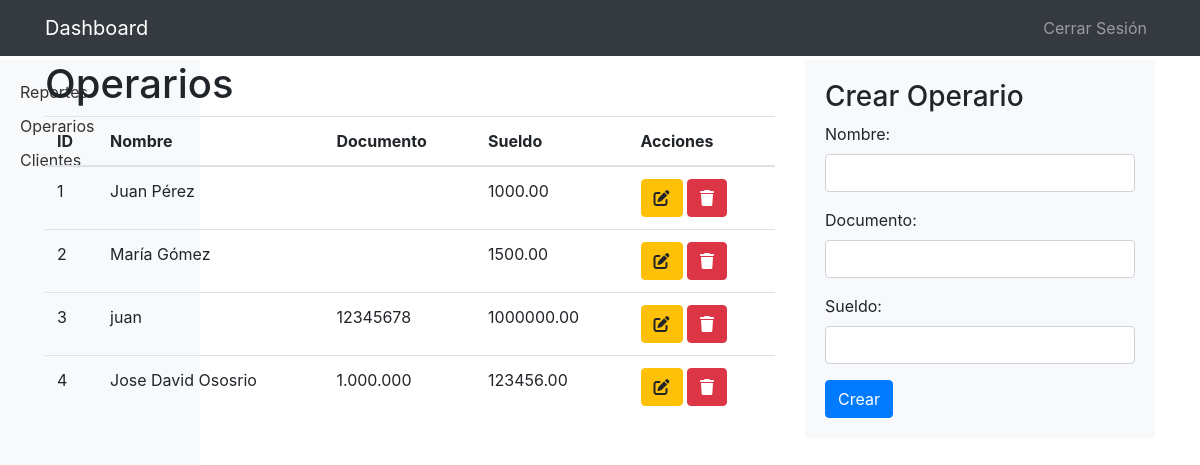
The page /views/panel_admin_operario.php (signed in) on the database its author committed.
### tables this page shows
CREATE TABLE `operarios` (
  `id_operario` int(11) NOT NULL,
  `nombre` varchar(50) NOT NULL,
  `salario` decimal(10,2) DEFAULT NULL,
  `documento` varchar(50) NOT NULL
);

### views/panel_admin_operario.php (the view, shortened to what this page needs)
<!DOCTYPE html>
<html>
<head>
    <link rel="stylesheet" href="https://stackpath.bootstrapcdn.com/bootstrap/4.5.2/css/bootstrap.min.css">
</head>
<body>
    <nav class="navbar navbar-expand-lg navbar-dark bg-dark">
        <div class="container">
            <a class="navbar-brand" href="#">Dashboard</a>
            <div class="collapse navbar-collapse" id="navbarNav">
                <ul class="navbar-nav ml-auto">
                    <li class="nav-item">
                    <a class="nav-link" href="../controller/logout.php">Cerrar Sesión</a>
                    </li>
                </ul>
            </div>
        </div>
    </nav>
    <div class="sidebar">
    <ul>
            <li>
                <a href="panel_admin_reporte.php">Reportes</a>
            </li>
            <li>
                <a href="panel_admin_operario.php">Operarios</a>
            </li>
            <li>
                <a href="panel_admin_cliente.php">Clientes</a>
            </li>
        </ul>
    </div>
    <div class="container">
        <div class="row">
            <div class="col-md-8">
                <h1>Operarios</h1>
                <table class="table">
                    <thead>
                        <tr>
                            <th>ID</th>
                            <th>Nombre</th>
                            <th>Documento</th>
                            <th>Sueldo</th>
                            <th>Acciones</th>
                        </tr>
                    </thead>
                    <tbody>
                    <?php
        include "../model/conexion.php";
        $sql=$conn->query("SELECT * FROM `operarios`");
        while($datos=$sql->fetch_object()){
        ?>
                    <tr>
                        <td><?= $datos->id_operario ?></td>
                        <td><?= $datos->nombre ?></td>
                        <td><?= $datos->documento ?></td>
                        <td><?= $datos->salario ?></td>
                        <td>
                        <a href="form_edit_op.php ?id=<?= $datos->id_operario?>" class="btn btn-small btn-warning" ><i class="fa-solid fa-pen-to-square"></i></a>
                    <a href="../controller/operators/delete_op.php ?id=<?= $datos->id_operario?>" class="btn btn-small btn-danger">
                            <i class="fa-solid fa-trash"></i>
                        </a>
        </td>
                        </tr>
                        <?php
}
    ?>
                </tbody>
                </table>
            </div>
            <div class="col-md-4">
                <div class="form-container">
                    <h3>Crear Operario</h3>
                    <form action="/reportes/controller/operators/add_op.php" method="post">
                        <div class="form-group">
                            <label for="nombre">Nombre:</label>
                            <input type="text" class="form-control" id="nombre" name="nombre">
            </div>
                <div class="form-group">
                    <label for="documento">Documento:</label>
                         <input type="text" class="form-control" id="documento" name="documento">
                 </div>
                <div class="form-group">
                    <label for="sueldo">Sueldo:</label>
                    <input type="text" class="form-control" id="sueldo" name="sueldo">
                </div>
            <button type="submit" class="btn btn-primary">Crear</button>
            </form>
                </div>
     </div>
    </div>
</div>
</body>
</html>

### views/panel_admin_operario.php (style rules this page uses)
body { padding-top: 60px; }
.navbar { position: fixed; top: 0; width: 100%; z-index: 1; }
.sidebar { position: fixed; top: 60px; left: 0; width: 200px; height: 100%; background-color: #f8f9fa; padding: 20px; }
.sidebar ul { list-style: none; padding: 0; margin: 0; }
.sidebar ul li { margin-bottom: 10px; }
.sidebar ul li a { text-decoration: none; color: #333; }
.form-container { padding: 20px; background-color: #f8f9fa; margin-bottom: 20px; }

### rows shown on the page
operarios: id_operario "1", nombre "Juan Pérez", salario "1000.00"
operarios: id_operario "2", nombre "María Gómez", salario "1500.00"
operarios: id_operario "3", nombre "juan", documento "12345678", salario "1000000.00"
operarios: id_operario "4", nombre "Jose David Ososrio", documento "1.000.000", salario "123456.00"
